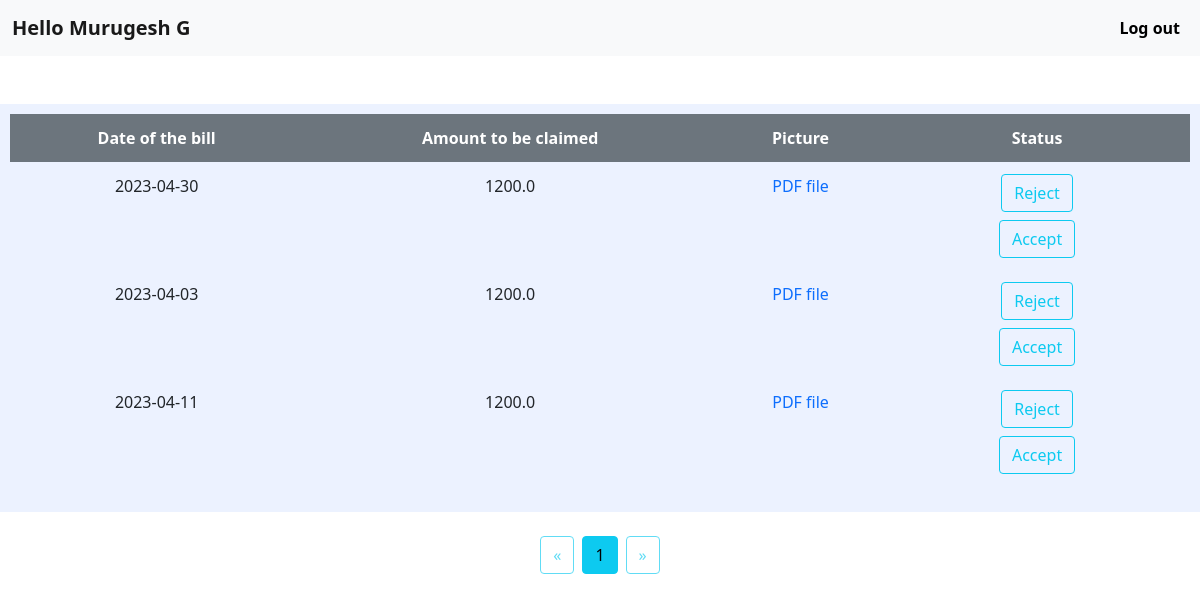
The app's page /manager (signed in), older data.
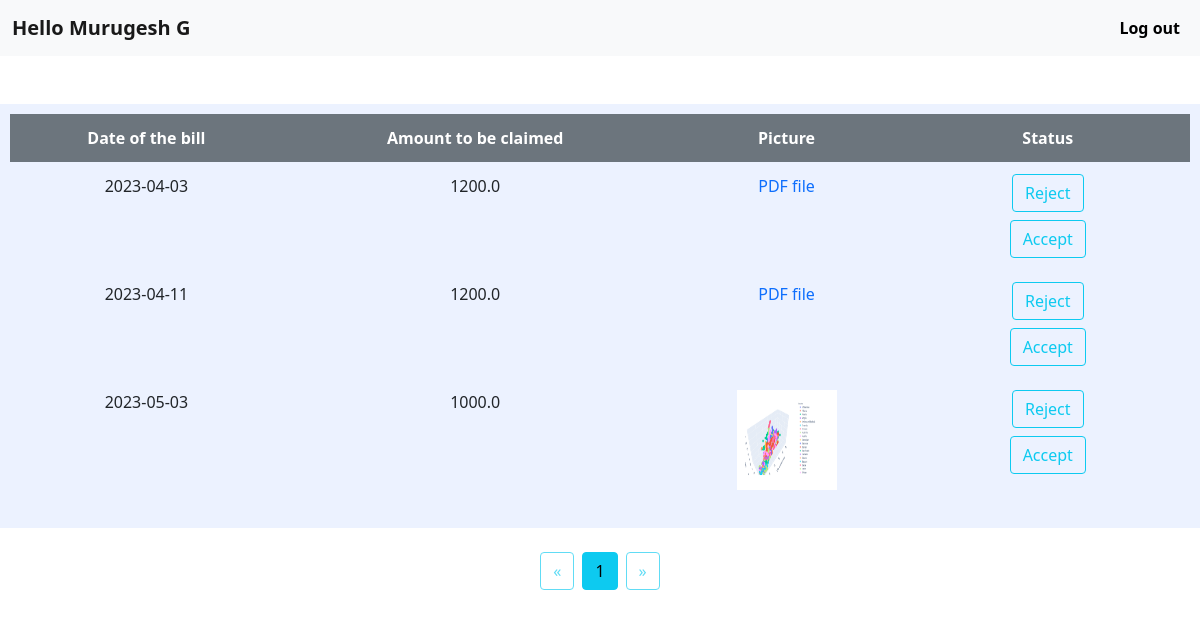
The same page, newer data.
### project/models.py (models this page shows, shortened)
class Expense(db.Model):
    claimid = db.Column(db.String(20),primary_key = True,nullable = False)
    empid = db.Column(db.String(20), nullable=False)
    date = db.Column(db.Date, nullable=False)
    amount = db.Column(db.Float, nullable=False)
    image_file = db.Column(db.String(20), nullable=False)
    managerid = db.Column(db.String(20), nullable=False)
    status = db.Column(db.String(20), nullable=False, default='pending')

### project/manager/routes.py (the view, shortened to what this page needs)
@managers.route("/manager",methods = ['GET','POST'])
def manager():
    if 'managerid' not in session:
        return redirect(url_for('managers.manager_login'))
    page = request.args.get('page',1,int)
    expenses = Expense.query.filter_by(managerid=session['managerid'], status='pending').paginate(page=page, per_page=5)
    manager_list = [[str(expense.date),expense.amount,url_for('static', filename='bills/' + expense.image_file),expense.claimid] for expense in expenses]
    form = StatusForm()
    return render_template('manager.html', manager_list=manager_list,expenses = expenses,form = form)

### project/manager/forms.py
class StatusForm(FlaskForm):
    rejected = SubmitField('Reject')
    accepted = SubmitField('Accept')

### project/templates/manager.html (shortened to what this page needs)
{% extends 'index.html' %}
{% block content%}
<nav class="navbar navbar-expand-lg navbar-light bg-light blue">
  <div class="container-fluid">
    <a class="navbar-brand" href="#">Hello {{session['name']}}</a>
    <div class="collapse navbar-collapse justify-content-end" id="navbarNav">
      <ul class="navbar-nav">
        <li class="nav-item">
          <a href="{{url_for('managers.logout')}}" class="nav-link a1" style="color: black;">Log out</a>
        </li>
      </ul>
    </div>
  </div>
</nav>
  <div class="container-fluid mt-5 mx-auto">
    <div class="row">
      <div class="col-sm-12 col-md-12 col-lg-12 text-center" style="background-color: #ECF2FF; padding: 10px;">
        <table>
          <thead>
            <tr>
              <th>Date of the bill</th>
              <th>Amount to be claimed</th>
              <th>Picture</th>
              <th>Status</th>
            </tr>
          </thead>
          <tbody>
            {% for expense in manager_list %}
            <tr>
              <td data-label="Date of the bill">{{ expense[0] }}</td>
              <td data-label="Amount to be claimed">{{ expense[1] }}</td>
              <td data-label="Picture/Files">
                {% if expense[2].endswith('.pdf') %}
                  <a href="{{ expense[2] }}" target="_blank" style="text-decoration:none;">PDF file</a>
                {% else %}
                  <a href="{{ expense[2] }}" target="_blank">
                    <img src="{{ expense[2] }}" width="100" height="100">
                  </a>
                {% endif %}
              </td>
            <td data-label="Status">
              <div class="container text-center">
                <form method="POST">
                  <div>
                    {{ form.rejected(class="btn btn-outline-info btn-block mb-2 font-weight-bold") }}
                  </div>
                  <div>
                    {{ form.accepted(class="btn btn-outline-info btn-block font-weight-bold") }}
                  </div>
                </form>
              </div>
            </td>
            </tr>
            {% endfor %}
          </tbody>
        </table>
      </div>
    </div>
  </div>
<br>
  <div class="pagination justify-content-center" >
    {% if expenses.has_prev %}
      <a class="btn btn-outline-info mb-4  mx-1" href="{{ url_for('employees.approve', page=expenses.prev_num) }}" >&laquo;</a>
    {% else %}
      <a class="btn btn-outline-info mb-4 disabled  mx-1">&laquo;</a>
    {% endif %}
    {% for page in expenses.iter_pages() %}
      {% if page %}
        {% if page == expenses.page %}
          <a class="btn btn-outline-info mb-4 active mx-1">{{ page }}</a>
        {% else %}
          <a class="btn btn-outline-info mb-4  mx-1" href="{{ url_for('employees.approve', page=page) }}">{{ page }}</a>
        {% endif %}
      {% else %}
        <span class="btn btn-outline-info mb-4 disabled mx-1">...</span>
      {% endif %}
    {% endfor %}
    {% if expenses.has_next %}
      <a class="btn btn-outline-info mb-4 mx-1" href="{{ url_for('employees.approve', page=expenses.next_num) }}">&raquo;</a>
    {% else %}
      <a class="btn btn-outline-info mb-4 disabled mx-1">&raquo;</a>
    {% endif %}
  </div>
{% endblock %}

### project/templates/index.html (shortened to what this page needs)
<!DOCTYPE html>
<html lang="en">
<head>
    <link rel="stylesheet" type="text/css" href="{{ url_for('static', filename='main.css') }}">
    <link rel="stylesheet" href="https://cdn.jsdelivr.net/npm/bootstrap@5.1.3/dist/css/bootstrap.min.css">
</head>
<body>
    {% block content %}{% endblock %}
</body>
</html>

### project/static/main.css (style rules this page uses)
.container { align-items: center; font-weight: bold; color: black; justify-content: center; }
.nav-link { color: black !important; }
.navbar { display: flex; justify-content: space-between; align-items: center; width : 100%; }
.container { display: flex; justify-content: center; align-items: center; }
.navbar { background-color: lightblue; font-weight: bold; }
.navbar-nav { align-items: center; justify-content: flex-end; color: black; font-weight: bold; }
.nav-link { color: black; }
table { width: 100%; max-width: 100%; margin-bottom: 1rem; background-color: transparent; }
th, td { padding: .75rem; vertical-align: top; border-top: 1px solid #dee2e6; text-align: center; }
th { background-color: #6c757d; color: #fff; }

Row changes from the older to the newer data that the page shows:
no longer on this page (row edited): Expense: date "2023-04-30", amount "1200.0"
added Expense: date "2023-05-03", amount "1000.0"
